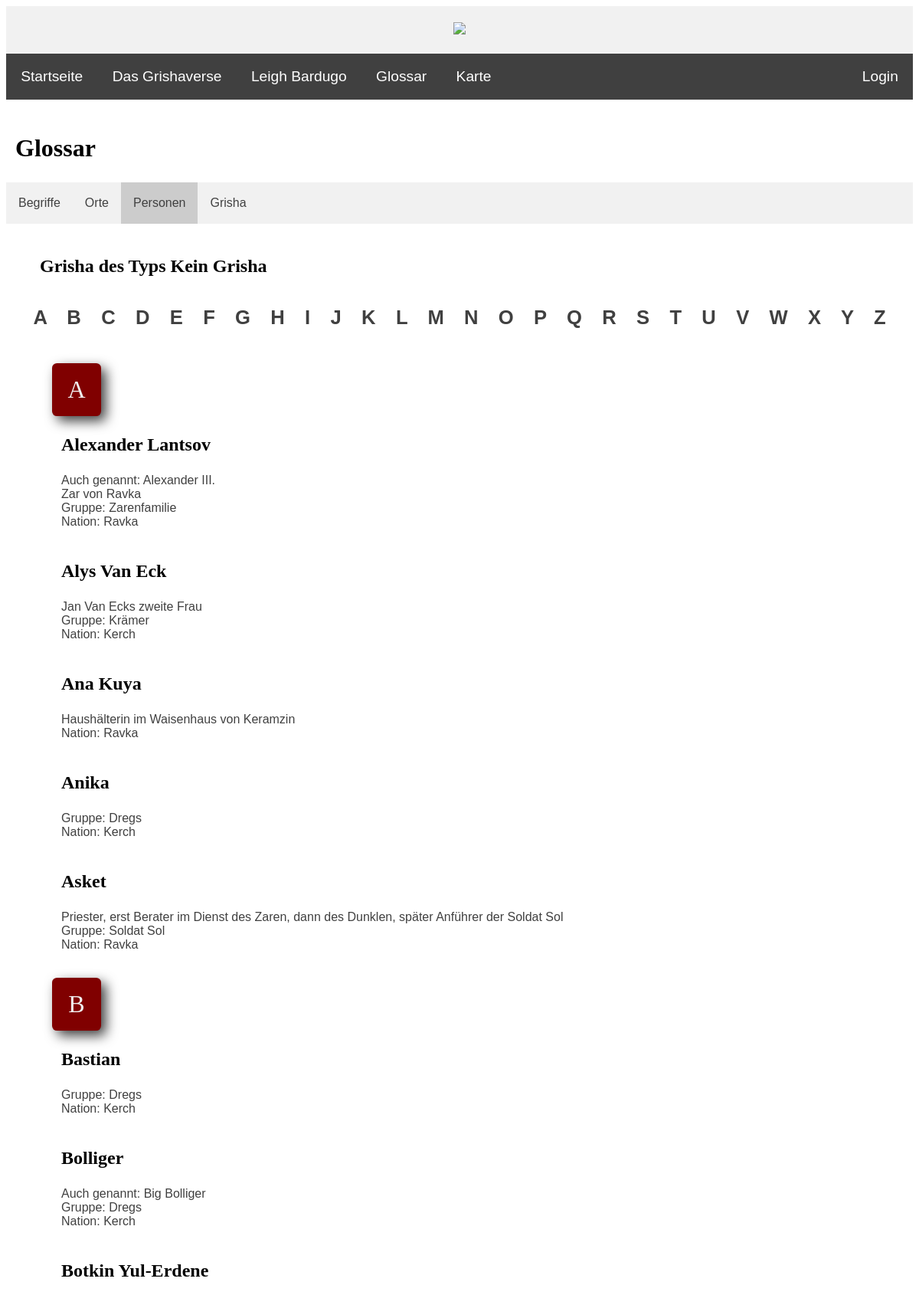
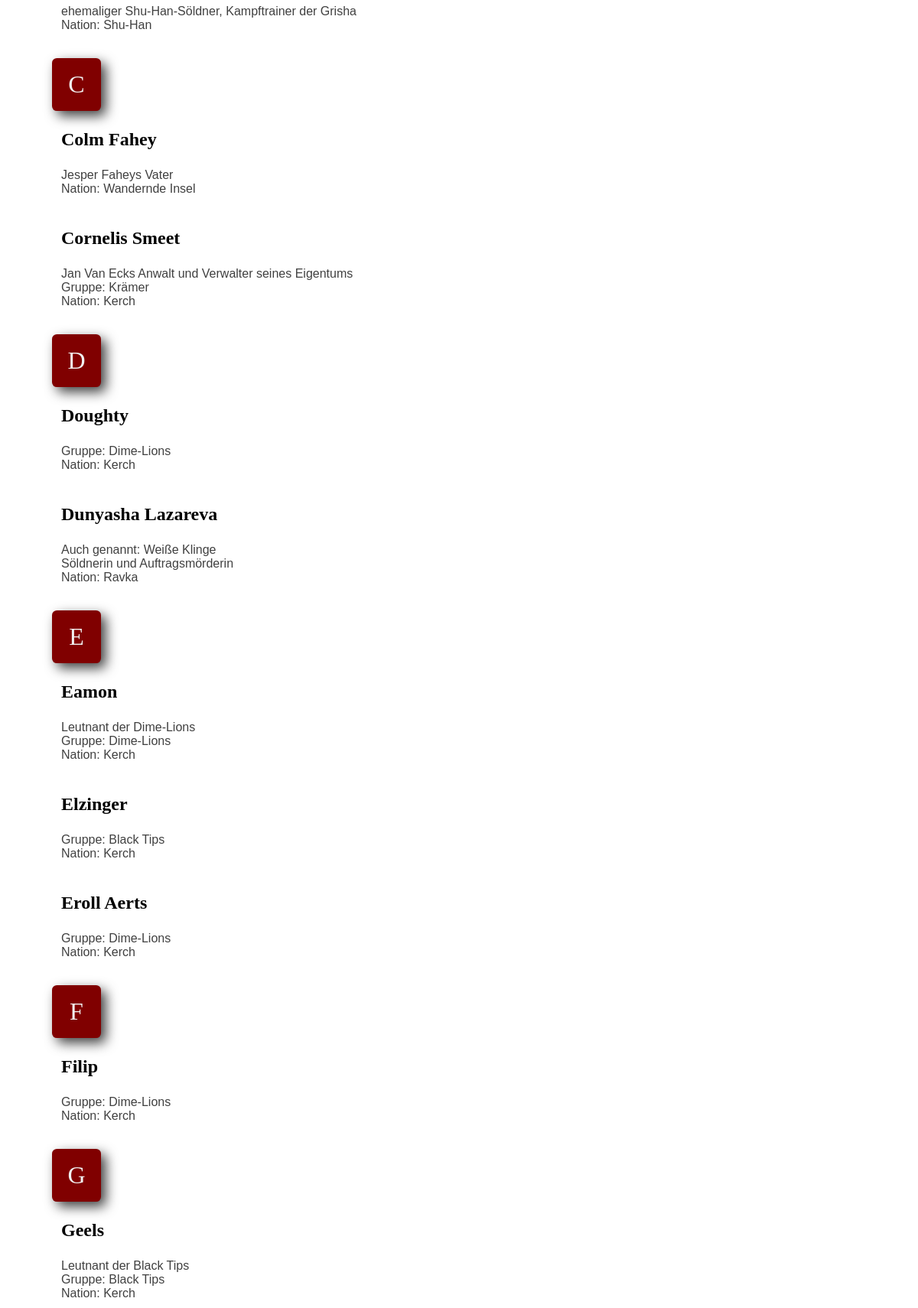
The page /PHP/glossary_personen_filtergrisha.php?grisha=11 (upper part) on the database its author committed (2 pictures, top to bottom).
### tables this page shows
CREATE TABLE `grisha` (
  `ID` int(10) UNSIGNED NOT NULL,
  `name` text NOT NULL,
  `orden` int(10) NOT NULL,
  `beschreibung` text NOT NULL,
  `kefta_farbe` text NOT NULL
);

CREATE TABLE `personen` (
  `ID` int(10) NOT NULL,
  `vorname` text DEFAULT NULL,
  `nachname` text DEFAULT NULL,
  `weitere_namen` text DEFAULT NULL,
  `geschlecht` text NOT NULL,
  `nation` int(10) NOT NULL,
  `gruppe` int(10) DEFAULT NULL,
  `grisha_typ` int(10) DEFAULT NULL,
  `beschreibung` text DEFAULT NULL
);

CREATE TABLE `gruppen` (
  `ID` int(10) NOT NULL,
  `name` text NOT NULL,
  `nation` int(10) NOT NULL
);

CREATE TABLE `nationen` (
  `ID` int(10) NOT NULL,
  `name` text NOT NULL
);

### PHP/glossary_personen_filtergrisha.php (the view, shortened to what this page needs)
<?php
include ("header.inc.php");
include ("navbar.inc.php");
?>
    <div>
        <h2>Glossar</h2>
    </div>
    <div class="glossary-nav">
        <ul>
            <li><a href="glossary_begriffe.php">Begriffe</a></li>
            <li><a href="glossary_orte.php">Orte</a></li>
            <li><a href="glossary_personen.php" class="active">Personen</a></li>
            <li><a href="glossary_grisha.php">Grisha</a></li>
        </ul>
    </div>
    <br>
    <?php
        require_once "config.inc.php";
        if (is_null($_REQUEST["grisha"])) {
            $grishaSuche = "";
        } else {
            $grishaSuche = $_REQUEST["grisha"];
        }
        $alph = array("A", "B", "C", "D", "E", "F", "G", "H", "I", "J", "K", "L", "M", "N", "O", "P", "Q", "R", "S", "T", "U", "V", "W", "X", "Y", "Z");
        $res = mysqli_query($conn, "SELECT personen.vorname, personen.nachname, personen.weitere_namen,
        personen.geschlecht, personen.beschreibung,
        gruppen.name as gruppe,
        grisha.name as grisha,
        nationen.name as nation
        FROM personen
        JOIN gruppen on personen.gruppe = gruppen.ID
        JOIN grisha on personen.grisha_typ = grisha.ID
        JOIN nationen on personen.nation = nationen.ID
        WHERE personen.grisha_typ = '$grishaSuche'");
        $filt =  mysqli_query($conn, "SELECT * FROM grisha WHERE ID = '$grishaSuche'");
        $f = $filt->fetch_assoc();
        if (mysqli_num_rows($res) >= 1) {
            echo "<div class='glossary-res'><h3>Grisha des Typs " . $f['name'] . "</h3></div>";
            echo
            "<div class='letters-bg'>
                <strong>
                    <a class='link' href='#personen_letter-A'>A</a> <a class='link' href='#personen_letter-B'>B</a> <a class='link' href='#personen_letter-C'>C</a>
                    <a class='link' href='#personen_letter-D'>D</a> <a class='link' href='#personen_letter-E'>E</a> <a class='link' href='#personen_letter-F'>F</a>
                    <a class='link' href='#personen_letter-G'>G</a> <a class='link' href='#personen_letter-H'>H</a> <a class='link' href='#personen_letter-I'>I</a>
                    <a class='link' href='#personen_letter-J'>J</a> <a class='link' href='#personen_letter-K'>K</a> <a class='link' href='#personen_letter-L'>L</a>
                    <a class='link' href='#personen_letter-M'>M</a> <a class='link' href='#personen_letter-N'>N</a> <a class='link' href='#personen_letter-O'>O</a>
                    <a class='link' href='#personen_letter-P'>P</a> <a class='link' href='#personen_letter-Q'>Q</a> <a class='link' href='#personen_letter-R'>R</a>
                    <a class='link' href='#personen_letter-S'>S</a> <a class='link' href='#personen_letter-T'>T</a> <a class='link' href='#personen_letter-U'>U</a>
                    <a class='link' href='#personen_letter-V'>V</a> <a class='link' href='#personen_letter-W'>W</a> <a class='link' href='#personen_letter-X'>X</a>
                    <a class='link' href='#personen_letter-Y'>Y</a> <a class='link' href='#personen_letter-Z'>Z</a>
                </strong>
            </div>
            <br>";
            foreach ($alph as $i){
                $result = mysqli_query($conn, "SELECT personen.vorname, personen.nachname, personen.weitere_namen,
                personen.geschlecht, personen.beschreibung,
                gruppen.name as gruppe,
                grisha.name as grisha,
                nationen.name as nation
                FROM personen
                JOIN gruppen on personen.gruppe = gruppen.ID
                JOIN grisha on personen.grisha_typ = grisha.ID
                JOIN nationen on personen.nation = nationen.ID
                WHERE personen.grisha_typ = '$grishaSuche' AND personen.vorname LIKE '$i%'
                ORDER BY personen.vorname ASC");
                if (mysqli_num_rows($result) >= 1) {
                    echo "<div id='personen_letter-$i' class='big-letter'>" . $i . "</div>";
                }
                echo "<div class='glossary-bg'><ul>";
                while ($j = mysqli_fetch_assoc($result)) {
                    echo "<li><h3>" . $j["vorname"] . " " . $j["nachname"] . "</h3><uo>";
                    if ($j["weitere_namen"]) {
                        echo "<li>Auch genannt: " . $j["weitere_namen"] . "</li>";
                    }
                    if ($j["beschreibung"]) {
                        echo "<li>". $j["beschreibung"] . "</li>";
                    }
                    if ($j["gruppe"] != "Keine Gruppe/unbekannt") {
                        echo "<li>Gruppe: " . $j["gruppe"] . "</li>";
                    }
                    if ($j["nation"] != "Keine Nation/unbekannt") {
                        echo "<li>Nation: " . $j["nation"] . "</li>";
                    }
                    echo "</uo></li><br>";
                }
                echo "</ul></div>";
            }
        } else {
            echo "<div class='glossary-res'><h3>Keine Grisha des Typs " . $f['name'] . " gefunden</h3></div><br>";
        }
    ?>
    <br>
<?php include ("footer.inc.php"); ?>

### CSS/style.css (style rules this page uses)
body { background-color: white; font-family: 'Helvetica', 'Verdana', sans-serif; font-size: 100%; color: #404040; }
h2 { font-family: 'Garamond', 'Georgia', serif; font-size: 2em; color: black; margin-left: 12px; }
h3 { font-family: 'Garamond', 'Georgia', serif; font-size: 1.5em; color: black; margin-left: 12px; }
a.link:link { text-decoration: none; color: #404040; }

### CSS/slideshow.css (style rules this page uses)
* { box-sizing:border-box }
.active, .dot:hover { background-color: #404040; }

### CSS/glossary.css (style rules this page uses)
.glossary-nav ul { background-color: #f1f1f1; list-style-type: none; margin: 0; padding: 0; overflow: hidden; transition: 0.4s; }
.glossary-nav ul li { float: left; }
.glossary-nav ul li a { display: block; color: #404040; text-align: center; padding: 18px 16px; text-decoration: none; }
.glossary-nav .active { background-color: #ccc; color: #404040; }
.active, .accordion:hover { background-color: #ccc; color: #404040; }
.big-letter { background: #800000; border-radius: 0.2em; margin: 12px 0 0 60px; padding: 0.5em 0.5em; display: block; width: 2em; text-align: center; font-family: 'Garamond', 'Georgia', serif;; font-size: 2em; color: #f1f1f1; box-shadow: 0.2em 0.2em 0.5em #404040; }
.letters-bg { position: sticky; top: 0; background-color: white; margin: 12px 0 0 0; padding: 0.5em 1.1em; text-align: center; font-size: 1.6em; word-spacing: 0.75em; line-height: 1.3em; }
.glossary-bg { margin-left: 16px; }
.glossary-bg ul { list-style-type: none; margin-left: 16px; }
.glossary-bg ul h3 { margin-left: 0; }
.glossary-res { margin-left: 32px; }

### rows shown on the page
grisha: name "Kein Grisha"
personen: vorname "Alexander", nachname "Lantsov", weitere_namen "Alexander III.", beschreibung "Zar von Ravka", gruppen.name "Zarenfamilie", nationen.name "Ravka"
personen: vorname "Alys", nachname "Van Eck", beschreibung "Jan Van Ecks zweite Frau", gruppen.name "Krämer", nationen.name "Kerch"
personen: vorname "Ana", nachname "Kuya", beschreibung "Haushälterin im Waisenhaus von Keramzin", nationen.name "Ravka"
personen: vorname "Anika", gruppen.name "Dregs", nationen.name "Kerch"
personen: vorname "Asket", beschreibung "Priester, erst Berater im Dienst des Zaren, dann des Dunklen, später Anführer der Soldat Sol", gruppen.name "Soldat Sol", nationen.name "Ravka"
personen: vorname "Bastian", gruppen.name "Dregs", nationen.name "Kerch"
personen: vorname "Bolliger", weitere_namen "Big Bolliger", gruppen.name "Dregs", nationen.name "Kerch"
personen: vorname "Botkin", nachname "Yul-Erdene", beschreibung "ehemaliger Shu-Han-Söldner, Kampftrainer der Grisha", nationen.name "Shu-Han"
personen: vorname "Colm", nachname "Fahey", beschreibung "Jesper Faheys Vater", nationen.name "Wandernde Insel"
personen: vorname "Cornelis", nachname "Smeet", beschreibung "Jan Van Ecks Anwalt und Verwalter seines Eigentums", gruppen.name "Krämer", nationen.name "Kerch"
personen: vorname "Doughty", gruppen.name "Dime-Lions", nationen.name "Kerch"
personen: vorname "Dunyasha", nachname "Lazareva", weitere_namen "Weiße Klinge", beschreibung "Söldnerin und Auftragsmörderin", nationen.name "Ravka"
personen: vorname "Eamon", beschreibung "Leutnant der Dime-Lions", gruppen.name "Dime-Lions", nationen.name "Kerch"
personen: vorname "Elzinger", gruppen.name "Black Tips", nationen.name "Kerch"
personen: vorname "Eroll", nachname "Aerts", gruppen.name "Dime-Lions", nationen.name "Kerch"
personen: vorname "Filip", gruppen.name "Dime-Lions", nationen.name "Kerch"
personen: vorname "Geels", beschreibung "Leutnant der Black Tips", gruppen.name "Black Tips", nationen.name "Kerch"

### other values the page prints
$i "A"
$i "B"
$i "C"
$i "D"
$i "E"
$i "F"
$i "G"
